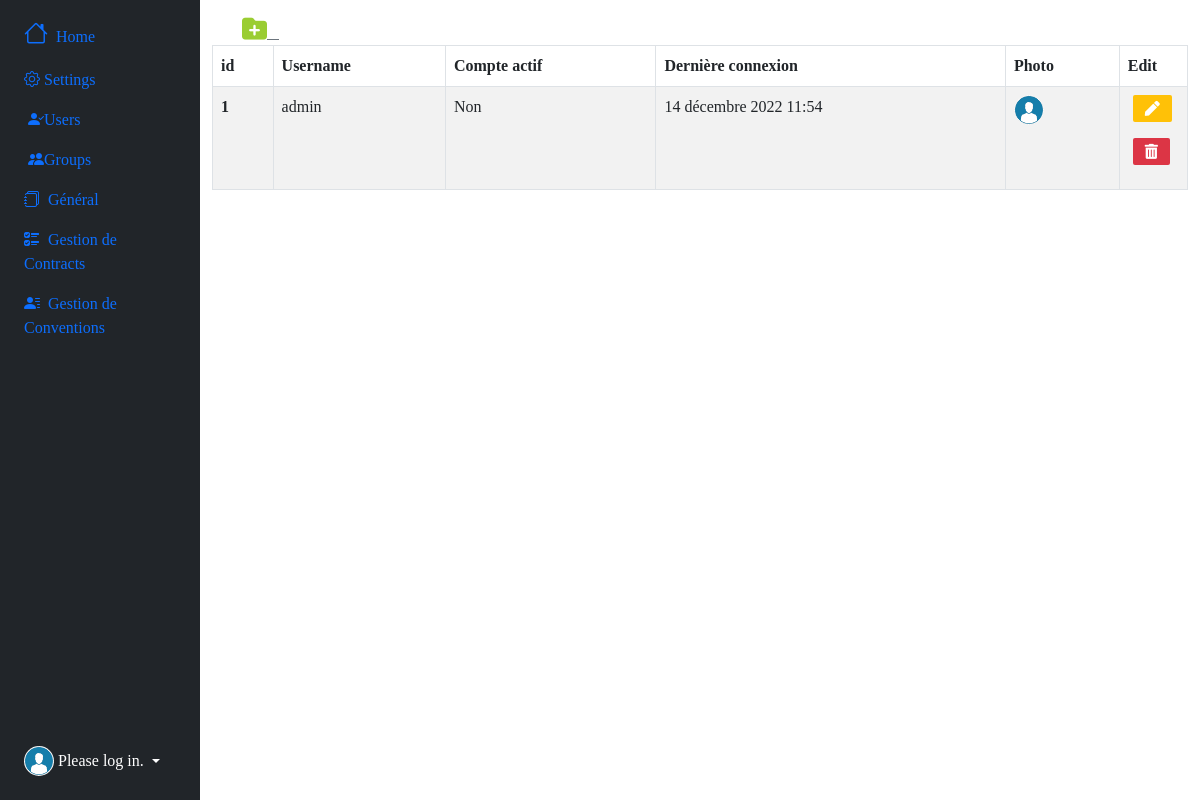
The page /auth/users on the database as committed earlier.
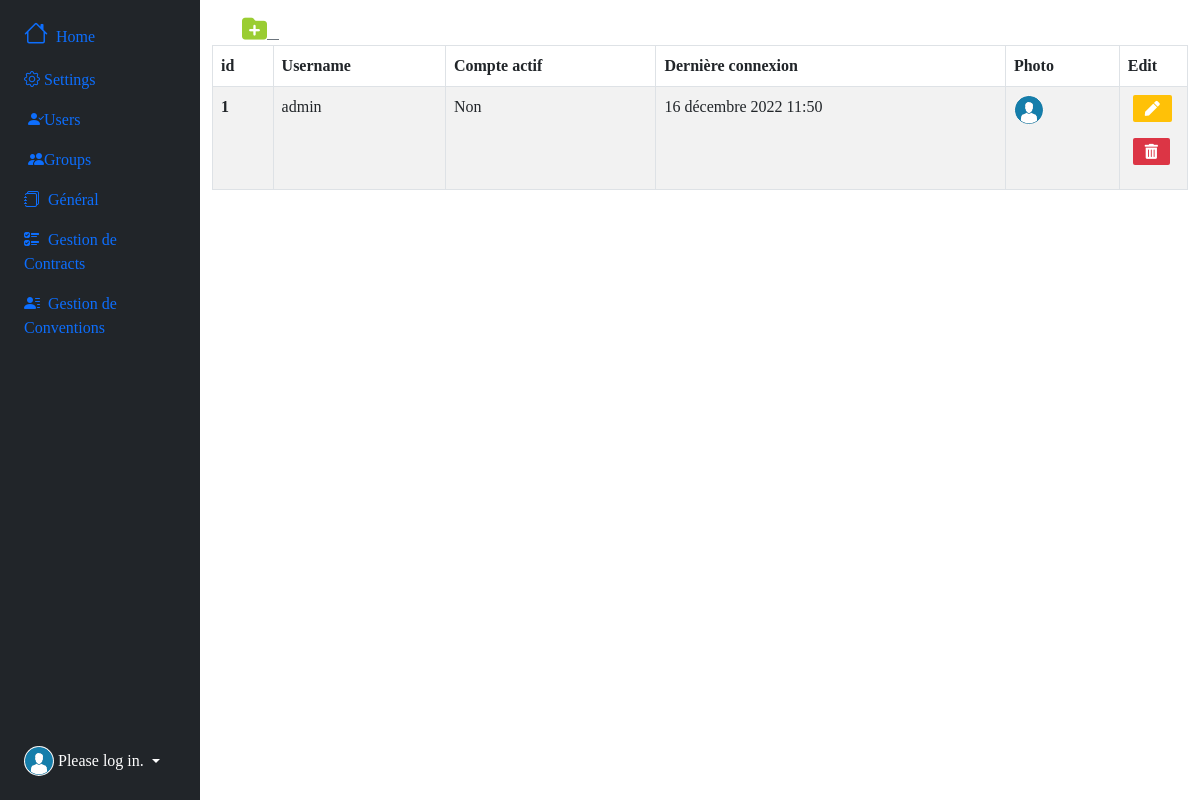
The same page on the database as committed later.
### authentication/models.py (models this page shows, shortened)
class User(AbstractUser):
    photo = models.ImageField(upload_to='users_img/', null=True, blank=True)

### authentication/views.py (the view)
# urls.py: path('auth/users', views.users, name="users"),
def users(request):
    user_lists = User.objects.all()
    return render(request, "authentication/list.html", {"user_lists":user_lists})

### authentication/templates/authentication/list.html (shortened to what this page needs)
{% extends 'index.html' %}
{% block main%}
<a href="{% url 'add_user' %}" class="btn-outline-secondary" style="width: 50px; height: 50px; margin-left: 30px;" title="Add user">
  <i style="color: yellowgreen; font-size: 25px; " class="fa-sharp fa-solid fa-folder-plus"></i> &nbsp;&nbsp;
</a>
<table table id="example" class="table table-striped table-bordered nowrap" style="width:100%">
  <thead>
    <tr>
      <th scope="col">id</th>
      <th scope="col">Username</th>
      <th scope="col">Compte actif</th>
      <th scope="col">Dernière connexion</th>
      <th scope="col">Photo</th>
      <th scope="col" style="width: 7%">Edit</th>
    </tr>
  </thead>
  <tbody>
    {% for user_list in user_lists %}
    <tr>
      <th scope="row">{{user_list.id}}</th>
      <td>{{user_list.username}}</td>
      {% if request.user.is_active %}
      <td>Oui</td>
      {% else%}
      <td>Non</td>
       {% endif %}
      <td>{{user_list.last_login}}</td>
      <td>
      <img src="{{user_list.photo.url}}" alt="hugenerd" width="30" height="30" class="rounded-circle">
      </td>
      <td>
        <a href="{% url 'edit_user' user_list.id %}" class="btn btn-warning bg-warning text-center" title="Edit user">
          <i style="font-size: 15px;" class="fas fa-pen"></i>
      </a>
      <a href="{% url 'delete_user' user_list.id %}" class="btn btn-danger bg-danger text-center" title="Supprimer user">
        <i style="font-size: 15px;" class="fas fa-trash-alt"></i>
      </a>
    </td>
    </tr>
    {% endfor %}
  </tbody>
</table>
  {% endblock main%}

Rows that differ between the two databases and show on the page:
changed User "admin": last_login "14 décembre 2022 11:54" → "16 décembre 2022 11:50"
